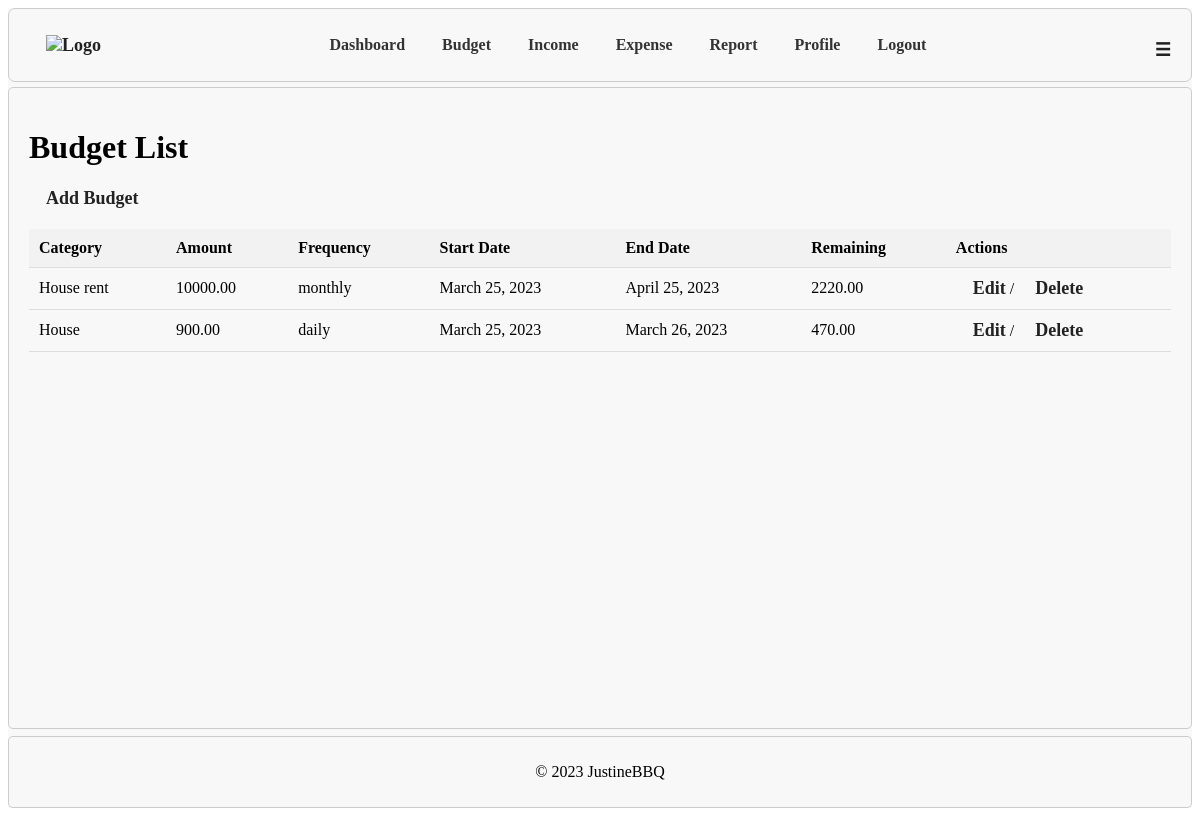
Page /budgets/ (signed in) on the committed database.
### app/models.py (models this page shows, shortened)
class Budget(models.Model):
    user = models.ForeignKey(User, on_delete=models.CASCADE)
    category = models.CharField(max_length=100)
    frequency_choices = [
        ('daily', 'Daily'),
        ('weekly', 'Weekly'),
        ('monthly', 'Monthly'),
        ('yearly', 'Yearly'),
    ]
    frequency = models.CharField(max_length=10, choices=frequency_choices, default='monthly')
    amount_per_frequency = models.DecimalField(max_digits=10, decimal_places=2)
    start_date = models.DateField()
    end_date = models.DateField()
    @property
    def amount(self):
        if self.frequency == 'daily':
            return self.amount_per_frequency * (self.end_date - self.start_date).days
        elif self.frequency == 'weekly':
            return self.amount_per_frequency * ((self.end_date - self.start_date).days // 7)
        elif self.frequency == 'monthly':
            return self.amount_per_frequency
        elif self.frequency == 'yearly':
            num_days = 366 if self.is_leap_year(self.start_date.year) else 365
            return self.amount_per_frequency / num_days
    @property
    def remaining(self):
        expenses = Expense.objects.filter(user=self.user, budget=self)
        total_expenses = expenses.aggregate(Sum('amount'))['amount__sum'] or 0
        remaining = self.amount - total_expenses
        return remaining

### app/views.py (the view)
# urls.py: path('budgets/', budgets_list, name='budgets_list'),
def budgets_list(request):
    budgets = Budget.objects.filter(user=request.user).order_by('-start_date')
    return render(request, 'budgets_list.html', {'budgets': budgets})

### app/templates/budgets_list.html
{% extends 'base.html' %}
{% block content %}
  <h1>Budget List</h1>
  <a href="{% url 'create_budget' %}">Add Budget</a>
  <table>
    <thead>
      <tr>
        <th>Category</th>
        <th>Amount</th>
        <th>Frequency</th>
        <th>Start Date</th>
        <th>End Date</th>
        <th>Remaining</th>
        <th>Actions</th>
      </tr>
    </thead>
    <tbody>
      {% for budget in budgets %}
        <tr>
          <td>{{ budget.category }}</td>
          <td>{{ budget.amount }}</td>
          <td>{{ budget.frequency }}</td>
          <td>{{ budget.start_date }}</td>
          <td>{{ budget.end_date }}</td>
          <td>{{ budget.remaining }}</td>
          <td>
            <a href="{% url 'edit_budget' budget.id %}">Edit</a> /
            <a href="{% url 'delete_budget' budget.id %}">Delete</a>
          </td>
        </tr>
      {% empty %}
        <tr>
          <td colspan="7">No budgets found.</td>
        </tr>
      {% endfor %}
    </tbody>
  </table>
{% endblock %}

### app/templates/base.html (shortened to what this page needs)
{% load static %}
<!DOCTYPE html>
<html lang="en">
<head>
    <link rel="stylesheet" type="text/css" href="{% static 'style.css' %}">
</head>
<body>
    <div class="wrapper">
        <nav>
            <div id="logo-container">
                <a href="{% url 'home' %}">
                    <img src="{% static ',Screenshot_20230204_063743.png' %}" alt="Logo">
                </a>
            </div>
            <ul class="nav-links">
                {% if user.is_authenticated %}
                    <li><a href="{% url 'dashboard' %}">Dashboard</a></li>
                    <li><a href="{% url 'budgets_list' %}">Budget</a></li>
                    <li><a href="{% url 'incomes_list' %}">Income</a></li>
                    <li><a href="{% url 'expenses_list' %}">Expense</a></li>
                    <li><a href="{% url 'report' %}">Report</a></li>
                    <li><a href="{% url 'profile' %}">Profile</a></li>
                    <li><a href="{% url 'logout' %}">Logout</a></li>
                {% else %}
                    <li><a href="{% url 'login' %}">Login</a></li>
                    <li><a href="{% url 'signup' %}">Sign Up</a></li>
                {% endif %}
            </ul>
            <a href="#" id="nav-toggle">&#9776;</a>
        </nav>
        <main>
            {% block content %}{% endblock %}
        </main>
        <footer>
            <p>&copy; 2023 JustineBBQ</p>
        </footer>
    </div>
</body>
</html>

### app/static/style.css (style rules this page uses)
.wrapper { display: flex; flex-direction: column; min-height: 100vh; background-color: #f8f8f8; }
nav { display: flex; justify-content: space-between; align-items: center; padding: 20px; border: 1px solid #ccc; border-radius: 7px; }
main { border: 1px solid #ccc; border-radius: 5px; margin-top: 5px; }
nav ul { list-style: none; margin: 0; padding: 0; display: flex; align-items: center; }
nav ul li { margin: 0 10px; }
nav ul li a { text-decoration: none; color: #333; font-size: 16px; }
nav ul li:first-child { margin-left: 0; }
nav ul li:last-child { margin-right: 0; }
main { flex: 1; padding: 20px; }
footer { text-align: center; padding: 10px; flex-shrink: 0; border: 1px solid #ccc; border-radius: 5px; margin-top: 7px; }
table { width: 100%; border-collapse: collapse; margin-top: 20px; }
th, td { padding: 10px; text-align: left; border-bottom: 1px solid #ddd; }
th { background-color: #f2f2f2; font-weight: bold; }
a { color: #222; text-decoration: none; font-weight: bold; font-size: 18px; margin-left: 17px; padding-top: 10px; }

### rows in the picture
Budget: category "House rent", amount "10000.00", frequency "monthly", start_date "March 25, 2023", end_date "April 25, 2023", remaining "2220.00"
Budget: category "House", amount "900.00", frequency "daily", start_date "March 25, 2023", end_date "March 26, 2023", remaining "470.00"
